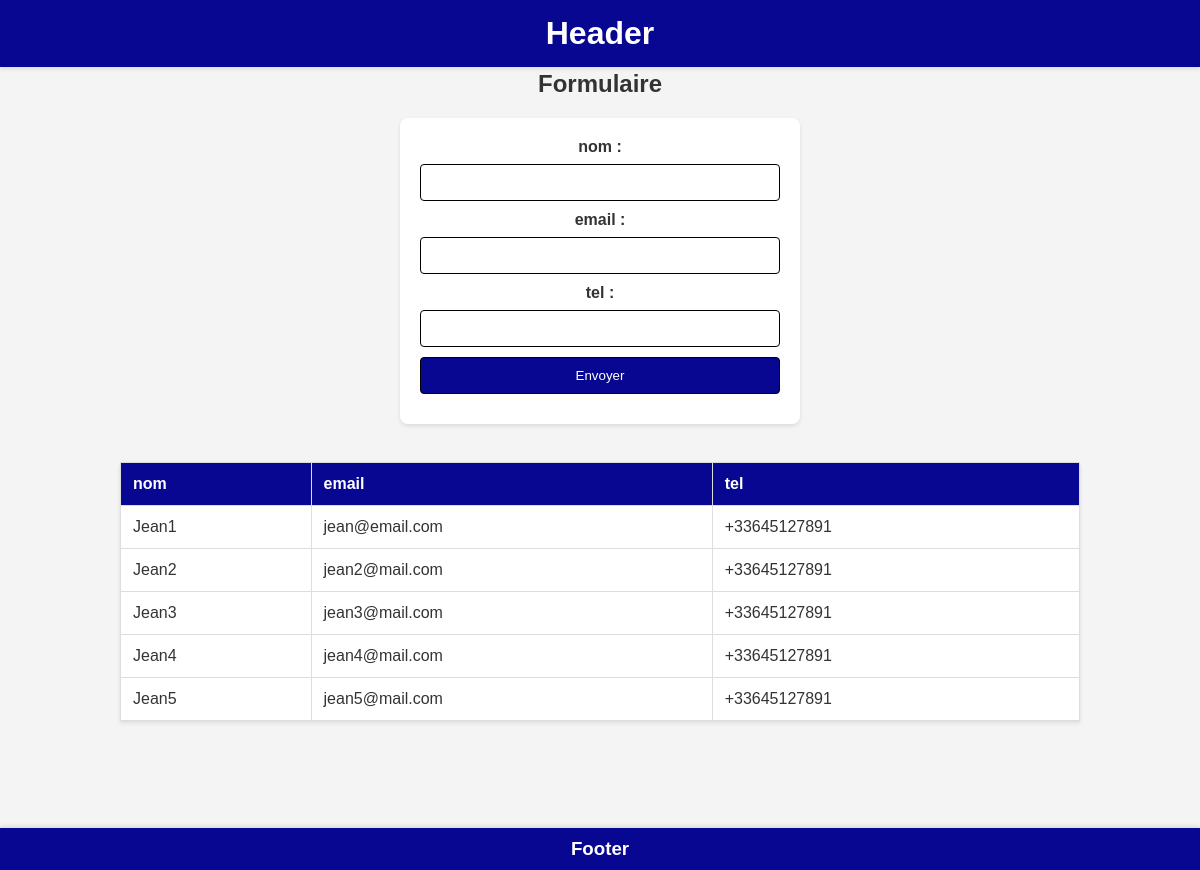
The page / on the database its author committed.
### tables this page shows
CREATE TABLE `contacts` (
  `id` int NOT NULL,
  `nom` varchar(20) NOT NULL,
  `email` varchar(50) NOT NULL,
  `tel` varchar(12) NOT NULL
);

### model/class_contact.php (called while the page is built, shortened)
<?php
class Contact{
    private $PDO;
    function __construct($driver, $login, $mdp)
    {
        $this->PDO = new PDO($driver, $login, $mdp);
    }
    public function findAll(){
        $req = "SELECT * FROM contacts order by id";
        $stmt= $this->PDO->prepare($req);
        $stmt->execute();
        $results = $stmt->fetchAll();
        return $results;
    }
}
?>

### controller/data.php (the view, shortened to what this page needs)
<?php
function afficherContact($contact){
    foreach($contact->findAll() as $result){
        echo '
                <tr>
                    <td>' .$result['nom'] .'</td>
                    <td>' .$result['email'] .'</td>
                    <td>' .$result['tel'] .'</td>
                </tr>
        ';
    }
}
?>

### view/header.php
<?php
echo '<!DOCTYPE html>
        <html lang="en">
        <head>
            <meta charset="UTF-8">
            <meta name="viewport" content="width=device-width, initial-scale=1.0">
            <link rel="stylesheet" href="./css/style.css">
            <title>Contact</title>
        </head>';
echo '<header><h1>Header</h1></header>';
?>

### index.php
<?php
include 'model/class_contact.php';
include 'controller/data.php';
?>
<?php include 'view/header.php'; ?>
<body>
    <h2>Formulaire</h2>
    <form action="" method="post">
        <label for="nom">nom :</label>
        <input type="text" name="nom" id="">
        <br>
        <label for="email">email : </label>
        <input type="text" name="email" id="">
        <br>
        <label for="tel">tel : </label>
        <input type="text" name="tel" id="">
        <br>
        <input type="submit" value="Envoyer">
    </form>
    <br>
        <table>
            <tr>
                <th> nom </th>
                <th> email </th>
                <th> tel </th>
            </tr>
                <?php afficherContact($contact); ?>
        </table>
    <br><br>
</body>
<?php include 'view/footer.php'; ?>

### view/footer.php
<?php
echo '<footer>
        <h3>Footer</h3>
    </footer>
    </html>'
?>

### css/style.css (style rules this page uses)
* { margin: 0; padding: 0; box-sizing: border-box; font-family: 'Arial', sans-serif; }
:root { --background-color: #070791; }
header { position: fixed; top: 0; width: 100%; background-color: var(--background-color); color: white; text-align: center; padding: 15px 0; box-shadow: 0 2px 4px rgba(0, 0, 0, 0.1); z-index: 1000; }
html, body { margin: 0; padding: 0; width: 100%; height: 100%; }
body { margin-top: 70px; background-color: #f4f4f4; color: #333; text-align: center; }
form { background: white; padding: 20px; border-radius: 8px; box-shadow: 0 2px 4px rgba(0, 0, 0, 0.1); max-width: 400px; margin: 20px auto; }
form label { display: block; margin-bottom: 8px; font-weight: bold; }
form input[type="text"], form input[type="submit"] { width: 100%; padding: 10px; margin-bottom: 10px; border: 1px solid #000; border-radius: 4px; }
form input[type="submit"] { background-color: var(--background-color); color: white; cursor: pointer; }
table { width: 80%; border-collapse: collapse; margin-left: auto; margin-right: auto; margin-bottom: 2%; background: white; box-shadow: 0 2px 4px rgba(0, 0, 0, 0.1); }
table th, table td { padding: 12px; border: 1px solid #ddd; text-align: left; }
table th { background-color: var(--background-color); color: white; }
footer { text-align: center; padding: 10px; background-color: var(--background-color); color: white; position: fixed; bottom: 0; width: 100%; box-shadow: 0 -2px 4px rgba(0, 0, 0, 0.1); }

### rows shown on the page
contacts: nom "Jean1", email "jean@email.com", tel "+33645127891"
contacts: nom "Jean2", email "jean2@mail.com", tel "+33645127891"
contacts: nom "Jean3", email "jean3@mail.com", tel "+33645127891"
contacts: nom "Jean4", email "jean4@mail.com", tel "+33645127891"
contacts: nom "Jean5", email "jean5@mail.com", tel "+33645127891"
